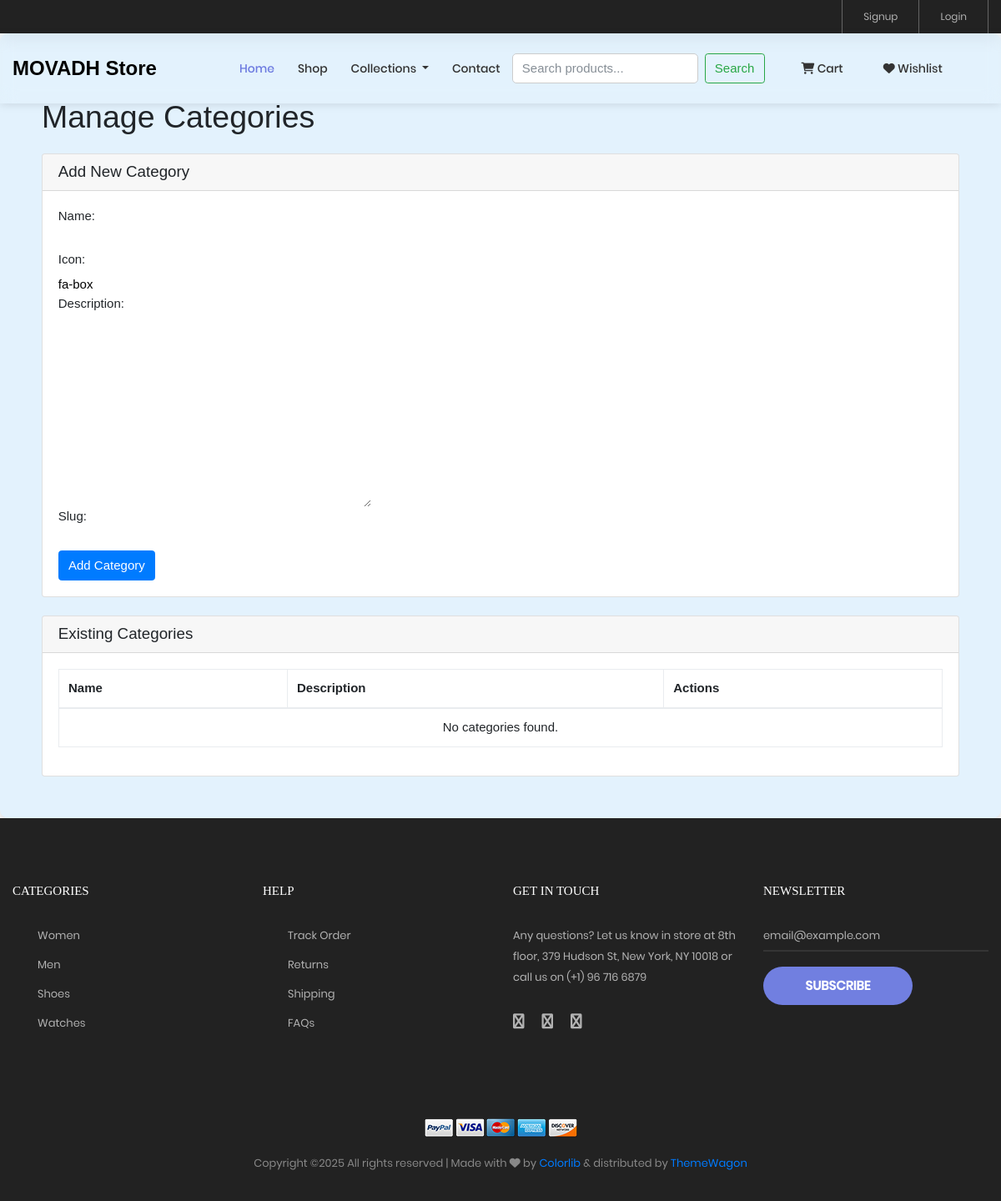
The app's page /custom_admin/manage-categories/, older data.
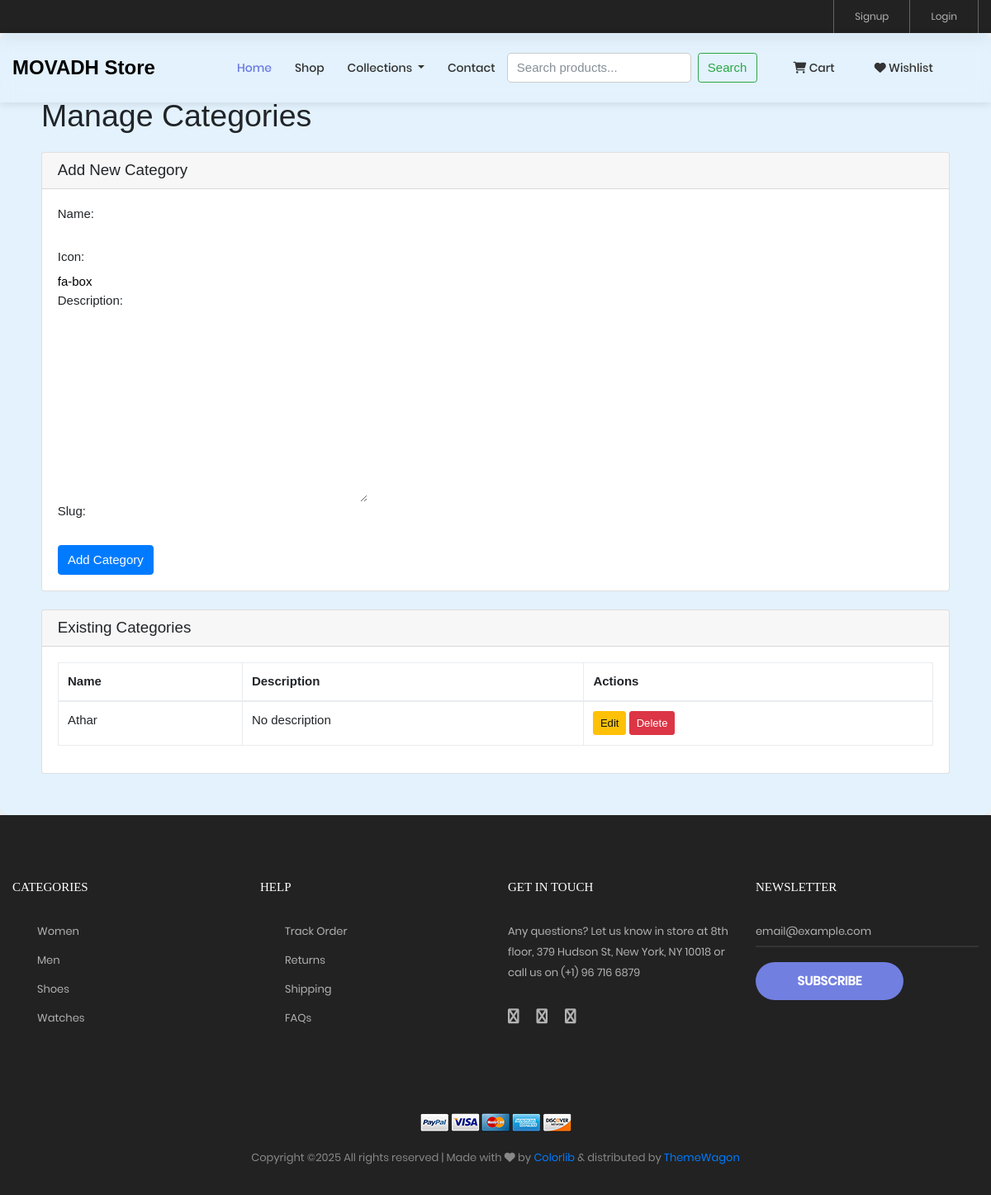
The same page, newer data.
### ecommerceapp/models.py (models this page shows, shortened)
class Category(models.Model):
    name = models.CharField(max_length=100)
    icon = models.CharField(max_length=50, default="fa-box")  # Default FontAwesome icon
    description = models.TextField(blank=True, null=True)
    slug = models.SlugField(unique=True, null=True)

### custom_admin/views.py (the view)
# urls.py: path('manage-categories/', views.manage_categories, name='manage_categories'),
def manage_categories(request):
    categories = Category.objects.all()  # Fetch all categories from the database
    if request.method == 'POST':
        form = CategoryForm(request.POST)
        if form.is_valid():
            form.save()
            return redirect('custom_admin:manage_categories')  # Redirect to the same page after saving
    else:
        form = CategoryForm()
    return render(request, 'custom_admin/manage_categories.html', {'form': form, 'categories': categories})

### ecommerceapp/forms.py
class CategoryForm(forms.ModelForm):
    class Meta:
        model = Category
        fields = '__all__'

### ecommerceapp/context_processors.py (called while the page is built)
def cart_count(request):
    if request.user.is_authenticated:
        count = Cart.objects.filter(user=request.user).count()
    else:
        count = 0
    return {'cart_count': count}

### templates/custom_admin/manage_categories.html (shortened to what this page needs)
{% extends 'base.html' %}
{% block content %}
<div class="content">
    <div class="container-fluid">
        <h1 class="mb-4">Manage Categories</h1>
        <div class="card mb-4">
            <div class="card-header">
                <h5>Add New Category</h5>
            </div>
            <div class="card-body">
                <form method="post" action="{% url 'custom_admin:manage_categories' %}">
                    {{ form.as_p }}
                    <button type="submit" class="btn btn-primary">Add Category</button>
                </form>
            </div>
        </div>
        <div class="card">
            <div class="card-header">
                <h5>Existing Categories</h5>
            </div>
            <div class="card-body">
                <table class="table table-bordered">
                    <thead>
                        <tr>
                            <th>Name</th>
                            <th>Description</th>
                            <th>Actions</th>
                        </tr>
                    </thead>
                    <tbody>
                        {% for category in categories %}
                        <tr>
                            <td>{{ category.name }}</td>
                            <td>{{ category.description|default:"No description" }}</td>
                            <td>
                                <a href="{% url 'custom_admin:edit_category' category.id %}" class="btn btn-sm btn-warning">Edit</a>
                                <a href="{% url 'custom_admin:delete_category' category.id %}" class="btn btn-sm btn-danger">Delete</a>
                            </td>
                        </tr>
                        {% empty %}
                        <tr>
                            <td colspan="3" class="text-center">No categories found.</td>
                        </tr>
                        {% endfor %}
                    </tbody>
                </table>
            </div>
        </div>
    </div>
</div>
{% endblock %}

Row changes from the older to the newer data that the page shows:
added Category: name "Athar", description "No description"
Text that changed along with them:
text no longer shown: "No categories found."
